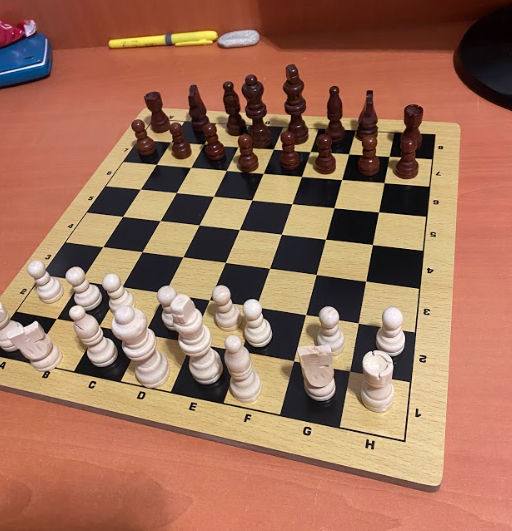
#> input picture Images/plateau avec piece 1.png, 512 x 531 px
$ jupyter execute 'Détection de plateau.ipynb'
#> lines starting #> are read from the running program, lines starting #| are printed output that depends on the picture; after the words box and inside, x2 and y2 are one past the last pixel; in counts of white or black regions, pixels touching at a corner belong together; pictures that were not available may be replaced by others from this repository, and a replacement may not be noted
#> further down, img is the input picture: shape (531, 512, 3); mean B, G, R 90.3, 113.8, 160
#| (531, 512, 3)
[cell 1]
import numpy as np
import cv2 as cv2
from matplotlib import pyplot as plt

[cell 2]
def draw_lines(img, lines, r, g, b, e = 1):

    if lines is None:
        return img

    for r_theta in lines:
        arr = np.array(r_theta[0], dtype=np.float64)
        r, theta = arr
        a = np.cos(theta)
        b = np.sin(theta)
        x0 = a*r
        y0 = b*r
        x1 = int(x0 + 1000*(-b))
        y1 = int(y0 + 1000*(a))
        x2 = int(x0 - 1000*(-b))
        y2 = int(y0 - 1000*(a))

        cv2.line(img, (x1, y1), (x2, y2), (r, g, b), e)

    return img

[cell 3]
def showChess(img):

    # pre-traitement de l'image

    gray = cv2.cvtColor(img,cv2.COLOR_BGR2GRAY)

    img_median = cv2.medianBlur(gray, 7)
    img_median = cv2.dilate(img_median, None, iterations = 3)
    img_median = cv2.erode(img_median, None, iterations = 3)
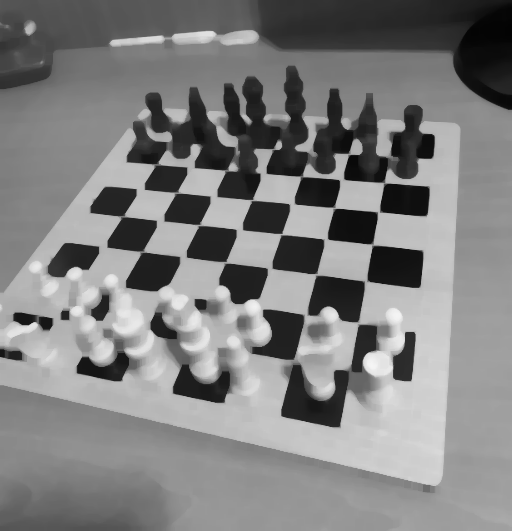
#> img_median: shape (531, 512); min 3, max 245, mean 127.5

    threshold_img = cv2.adaptiveThreshold(img_median,255,cv2.ADAPTIVE_THRESH_GAUSSIAN_C,cv2.THRESH_BINARY,11,2)
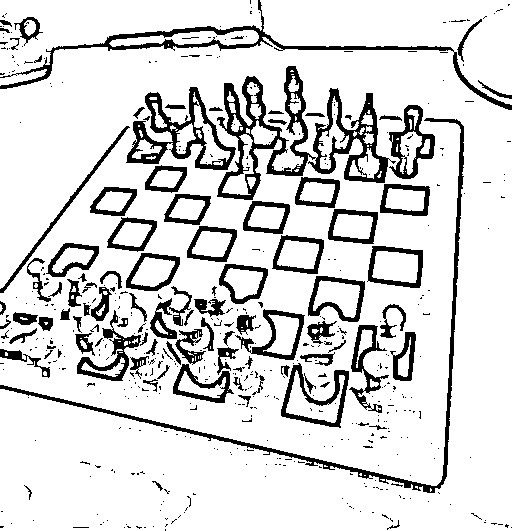
#> threshold_img: shape (531, 512); 85% white; 512 black regions (409 under 20 px), largest, box (x1, y1, x2, y2) and area: (217, 66, 396, 200) 6018, (0, 118, 464, 493) 3454, (0, 0, 512, 110) 3161
    threshold_img = cv2.bitwise_not(threshold_img)
    threshold_img = cv2.medianBlur(threshold_img, 5)
#> threshold_img: shape (531, 512); 14.1% white; 120 white regions (35 under 20 px), largest, box (x1, y1, x2, y2) and area: (218, 66, 340, 208) 4140, (0, 118, 464, 493) 3488, (0, 26, 452, 89) 2651

    threshold_img = cv2.dilate(threshold_img, None, iterations = 6)
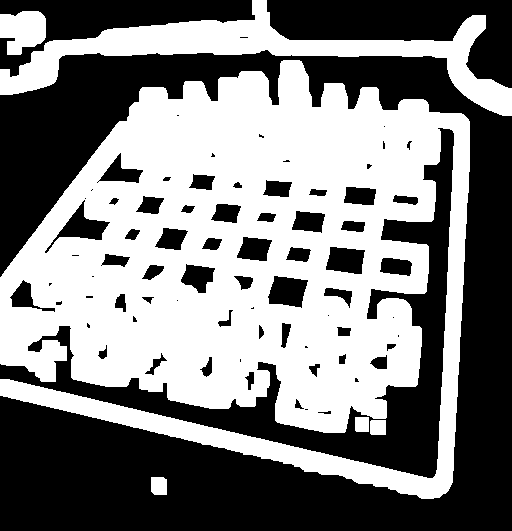
#> threshold_img: shape (531, 512); 49.9% white; 6 white regions, box (x1, y1, x2, y2) and area: (0, 60, 470, 499) 119512, (0, 0, 512, 116) 14008, (0, 11, 46, 55) 1551, (151, 477, 167, 495) 277, (370, 420, 386, 435) 238, (355, 417, 369, 432) 209
    threshold_img = cv2.erode(threshold_img, None, iterations = 3)
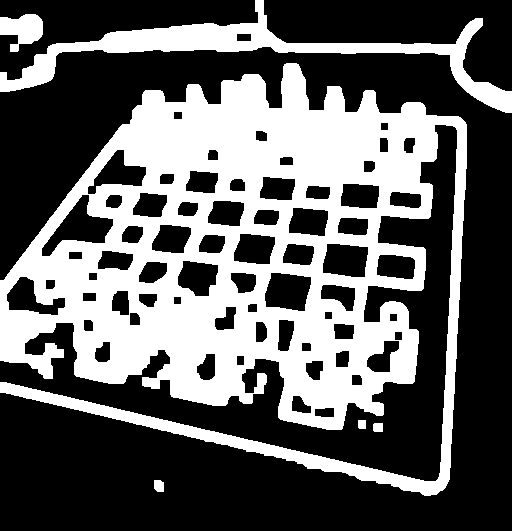
#> threshold_img: shape (531, 512); 37.9% white; 6 white regions, box (x1, y1, x2, y2) and area: (0, 63, 467, 496) 92035, (0, 0, 512, 113) 9643, (0, 14, 43, 52) 1041, (154, 480, 164, 492) 109, (373, 423, 383, 432) 88, (358, 420, 366, 429) 71

    # Detection de contour

    canny_img = cv2.Canny(threshold_img,150,255)
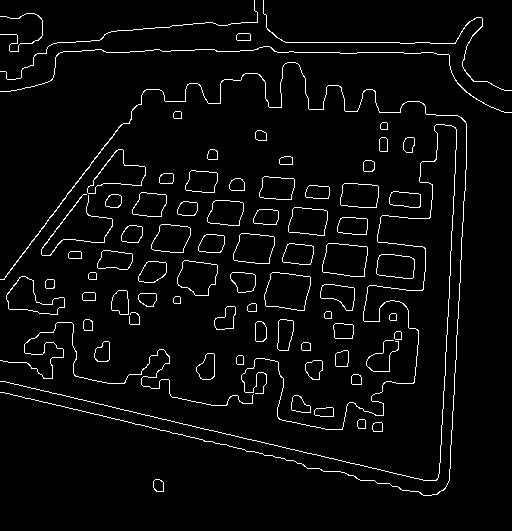
#> canny_img: shape (531, 512); 3.8% white in thin lines or dots
    contours, hierarchy = cv2.findContours(canny_img, cv2.RETR_EXTERNAL, cv2.CHAIN_APPROX_NONE)
#> contours = 76 contours, 4 with area under 20; largest, box (x1, y1, x2, y2) and area: (264, 272, 311, 311) 1392, (322, 243, 368, 277) 1251, (87, 149, 146, 194) 1132, (6, 276, 65, 315) 1072, (177, 260, 218, 296) 1030

    # Recherche du meilleur contour

    max_find = 0
    max_cnt = None

    for cnt in contours:
        rect = cv2.minAreaRect(cnt)
        width = rect[1][0]
        height = rect[1][1]

        area = width * height

        if area > max_find:
            max_find = area
            max_cnt = cnt
#> this loop made 76 passes
#> (rect, width, height, area, max_find) on passes 1, 4, 5, 9, 13, 16: (((158, 485), (12, 10), -90), 12, 10, 120, 120), (((323.5, 411.5), (9, 19), -90), 9, 19, 171, 171), (((300.5, 403.5), (17, 19), -90), 17, 19, 323, 323), (((205, 366), (26, 18), -90), 26, 18, 468, 468), (((382.2, 354.6), (37.23, 25.07), -67.75), 37.23, 25.07, 933.6, 933.6), (((129.2, 361.6), (59.73, 255.6), -80.87), 59.73, 255.6, 15269.7, 15269.7)
#> (width, height, area, max_find) on passes 68, 71: (352.2, 448.4, 157922.1, 157922.1), (391.2, 484.1, 189406.8, 189406.8)
#> after the loop, max_cnt = contour of 3123 points, box (x1, y1, x2, y2) (0, 62, 467, 496), area 134; max_find = 189406.8

    if max_cnt is None:
        return img

    (x,y,w,h) = cv2.boundingRect(max_cnt)
#> x = 0; y = 62; w = 467; h = 434
    cv2.rectangle(img, (x,y), (x+w,y+h), (255, 255, 0), 1)
    cv2.drawContours(img, [max_cnt], -1, (255,0,0), 1)


    # Recherche de ligne

    black = img.copy()
    black[True] = 0
#> black: shape (531, 512, 3); every value is 0

    contour_lines = cv2.drawContours(black, [max_cnt], -1, (255, 255, 255),1)
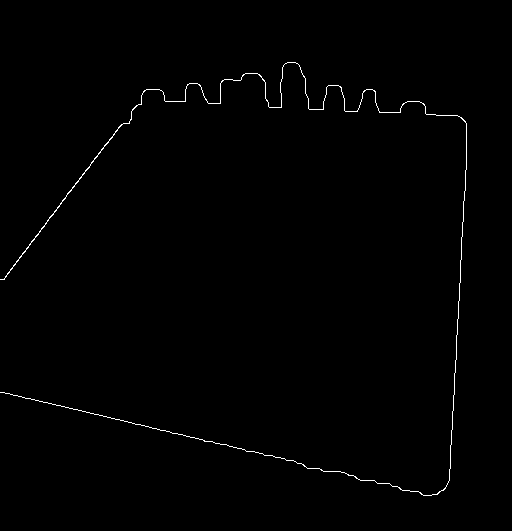
#> contour_lines: shape (531, 512, 3); 0.62% white in thin lines or dots, all inside (x1, y1, x2, y2) = (0, 62, 467, 496)
    contour_lines = cv2.cvtColor(contour_lines,cv2.COLOR_BGR2GRAY)

    lines_second = cv2.HoughLines(contour_lines, 1, np.pi/180, 50)
#> lines_second = [[473, 0.0524], [382, 1.8], [171, 0.646], [378, 1.82], [172, 0.663], [92, 1.62], [480, 0.0698], [469, 0.0349], [477, 0.0698], [168, 0.628], [467, 0.0349], [370, 1.83]]
    lines = cv2.HoughLines(contour_lines, 1, np.pi/180, 80)
#> lines = [[473, 0.0524], [382, 1.8], [171, 0.646], [378, 1.82], [172, 0.663]]

    # draw_lines(img, lines_second, 0, 255, 0)
    draw_lines(img, lines, 0, 0, 255)
#> the loop in draw_lines, `for r_theta in lines:` made 5 passes
#> (r, theta, a, b, x0, y0, x1, y1) on passes 1 to 5: (473, 0.0524, 0.999, 0.0523, 472.4, 24.75, 420, 1023), (382, 1.8, -0.225, 0.974, -85.93, 372.2, -1060, 147), (171, 0.646, 0.799, 0.602, 136.6, 102.9, -465, 901), (378, 1.82, -0.242, 0.97, -91.45, 366.8, -1061, 124), (172, 0.663, 0.788, 0.616, 135.5, 105.9, -480, 893)
#> after the loop in draw_lines, `for r_theta in lines:`:
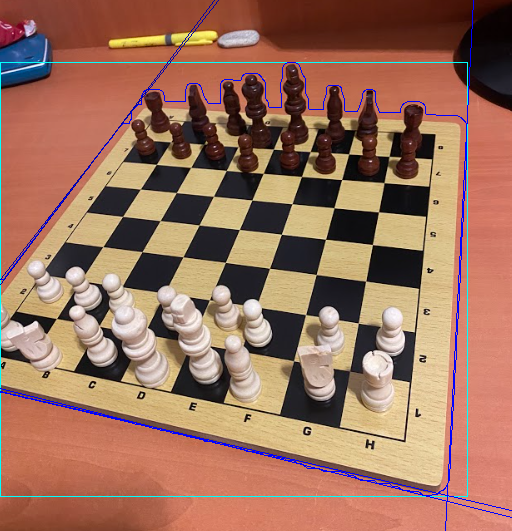
#> img: shape (531, 512, 3); mean B, G, R 93.3, 113.4, 156.5
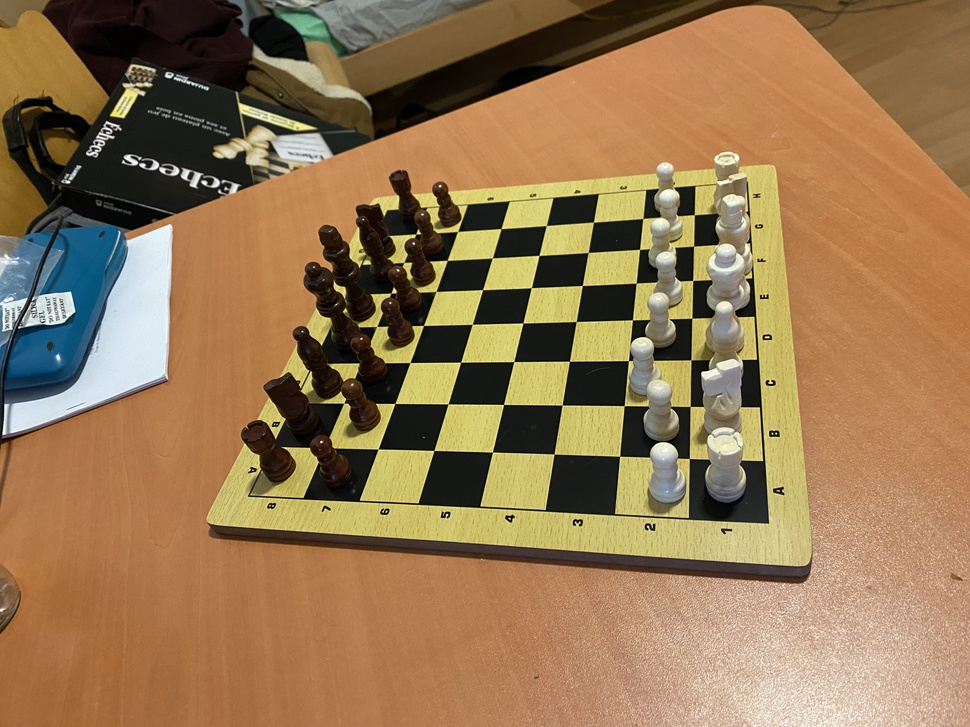
#> input picture Images/Plateau_depart_1.JPG, 970 x 727 px, shrunk from 4032 x 3024 before the run, given in place of video, which was not available
#> further down, frame is the input picture: shape (727, 970, 3); mean B, G, R 81.9, 118.7, 149.1

    return img

[cell 4]
def mask_chess(img):
    gray = cv2.cvtColor(img,cv2.COLOR_BGR2GRAY)
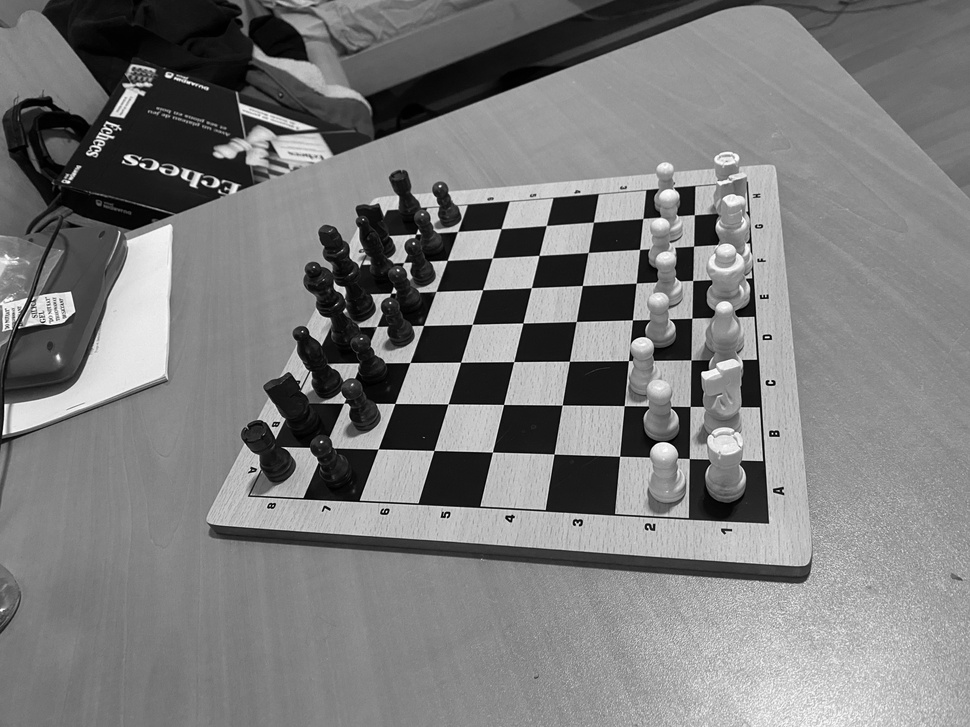
#> gray: shape (727, 970); min 0, max 255, mean 123.6

    img_median = cv2.medianBlur(gray, 7)
#> img_median: shape (727, 970)
    img_median = cv2.dilate(img_median, None, iterations = 10)
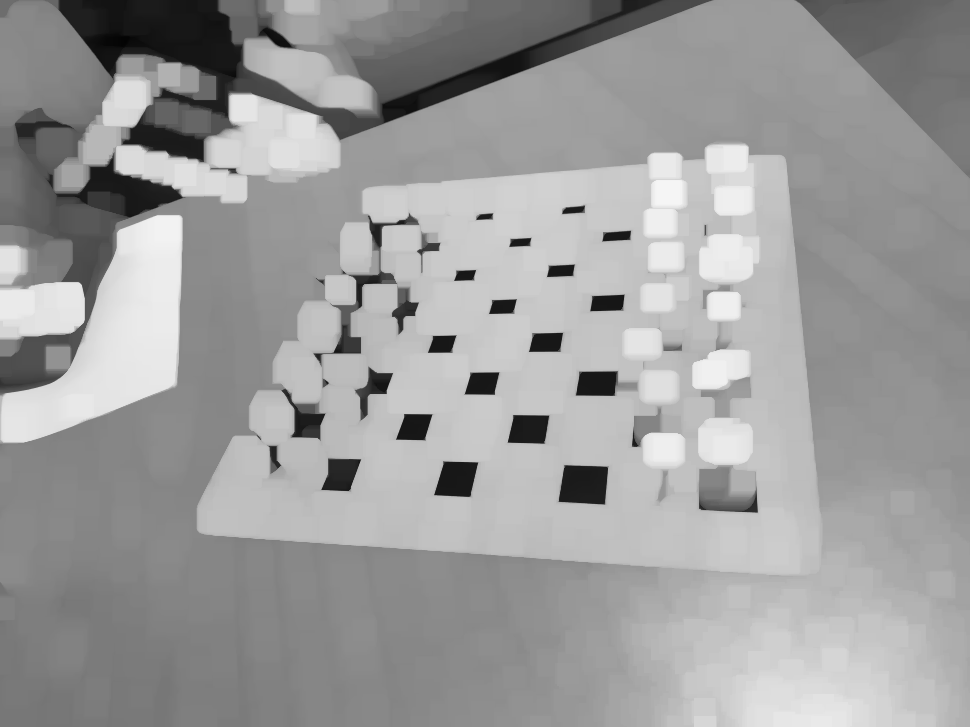
#> img_median: shape (727, 970); min 3, max 245, mean 156.2

    return img_median

    im_th = cv2.adaptiveThreshold(img_median,255,cv2.ADAPTIVE_THRESH_GAUSSIAN_C,cv2.THRESH_BINARY,11,2)
    im_th = cv2.bitwise_not(im_th)
    im_th = cv2.medianBlur(im_th, 5)

    im_th = cv2.dilate(im_th, None, iterations = 6)
    im_th = cv2.erode(im_th, None, iterations = 3)

    canny_img = cv2.Canny(im_th,150,255)
    contours, hierarchy = cv2.findContours(canny_img, cv2.RETR_EXTERNAL, cv2.CHAIN_APPROX_NONE)

    max_find = 0

    for cnt in contours:
        rect = cv2.minAreaRect(cnt)       #I have used min Area rect for better result
        width = rect[1][0]
        height = rect[1][1]

        area = width * height

        if area > max_find:
            max_find = area
            max_cnt = cnt

    try: max_cnt
    except NameError: return img


    (x,y,w,h) = cv2.boundingRect(max_cnt)

    max_x = img.shape[1] - 1
    max_y = img.shape[0] - 1

    fill_x = 0
    fill_y = 0

    if max_x - (x + w) > x:
        fill_x = max_x - 1
    if max_y - (y + h) > y:
        fill_y = max_y - 1


    # Lines
    black = img.copy()
    black[True] = 0

    contour_lines = cv2.drawContours(black, [max_cnt], -1, (255, 255, 255),1)
    contour_lines = cv2.cvtColor(contour_lines,cv2.COLOR_BGR2GRAY)

    im_th = contour_lines
    im_floodfill = contour_lines.copy()

    h, w = im_th.shape[:2]
    mask = np.zeros((h+2, w+2), np.uint8)

    cv2.floodFill(im_floodfill, mask, (fill_x, fill_y), 255);

    im_floodfill_inv = cv2.bitwise_not(im_floodfill)
    im_floodfill_inv = cv2.erode(im_floodfill_inv, None, iterations = 15)

    return im_floodfill_inv

[cell 5]
img = cv2.imread('Images/plateau avec piece 1.png')

print(img.shape)

img_2 = showChess(img)
plt.figure(figsize=(4,4))
plt.imshow(img_2[:,:,::-1],cmap = 'gray')

[cell 6]
import cv2
import numpy as np

i = 0

url = "http://10.112.91.130:8080/video"
cp = cv2.VideoCapture(url)
while(True):
    camera, frame = cp.read()
    if frame is not None and i % 20 == 0:
        frame_2 = mask_chess(frame)
        cv2.imshow("Frame", frame_2)
        print(frame_2.shape)
#| (727, 970)
    q = cv2.waitKey(1)
#> (key q is pressed here)
    i = i + 1
    if q==ord("q"):
        break
cv2.destroyAllWindows()
